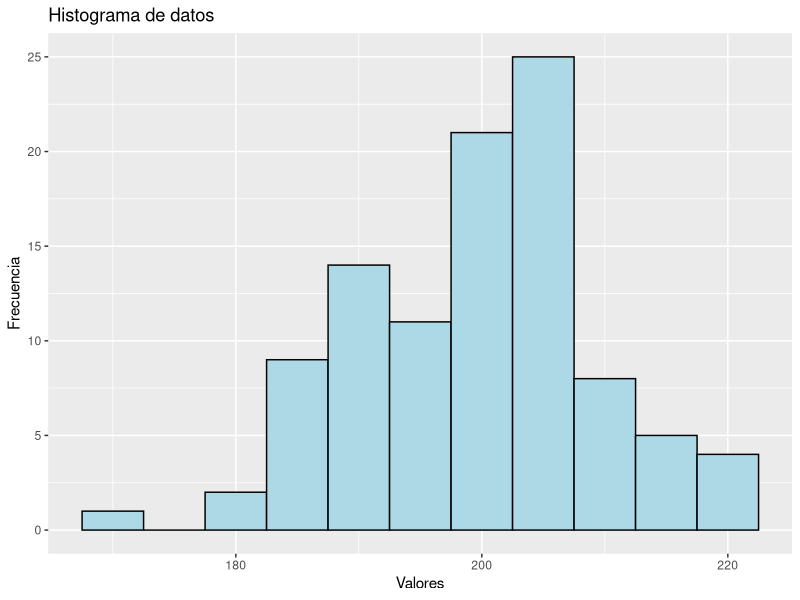
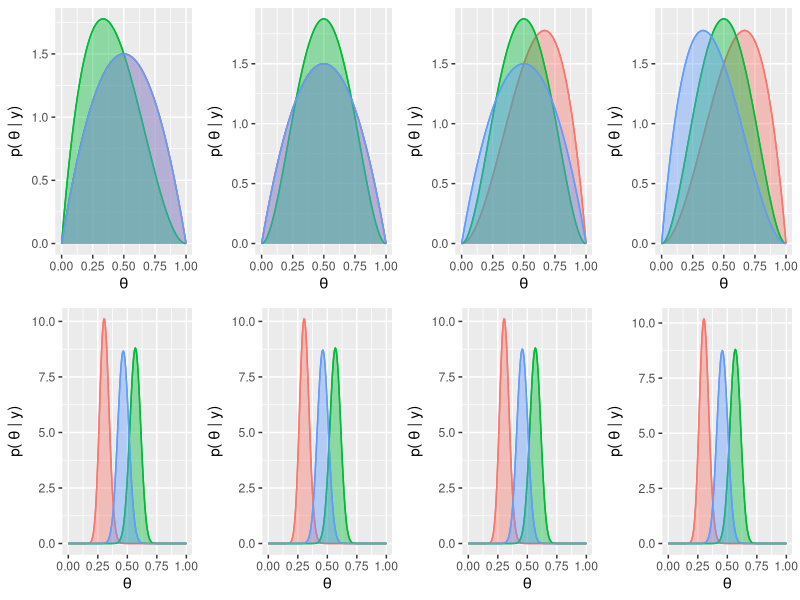
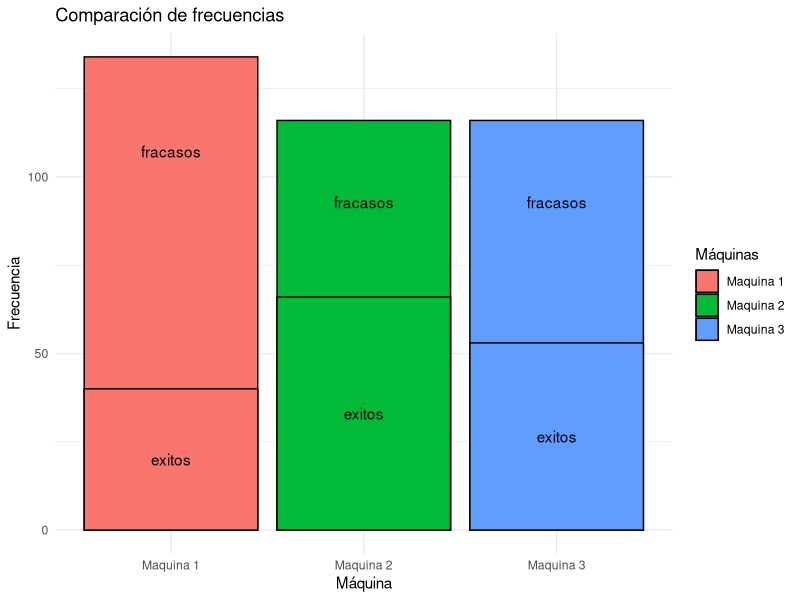
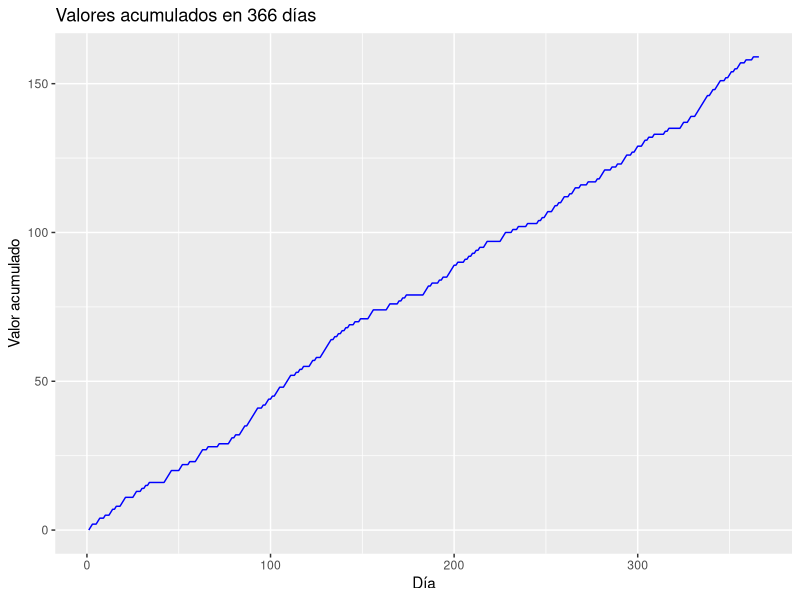
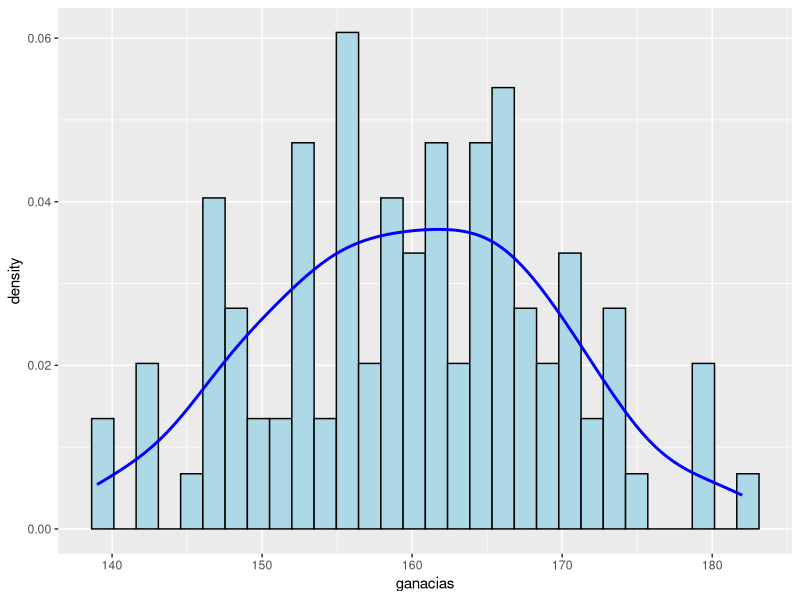
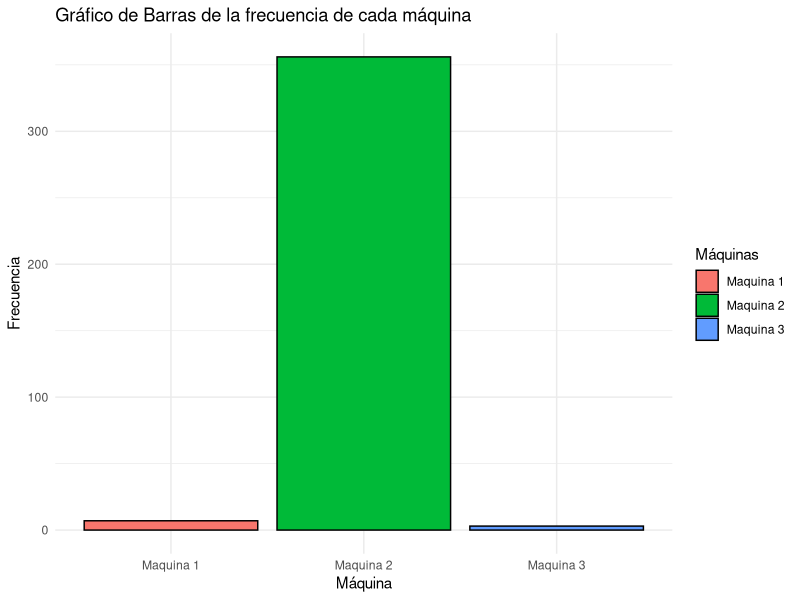
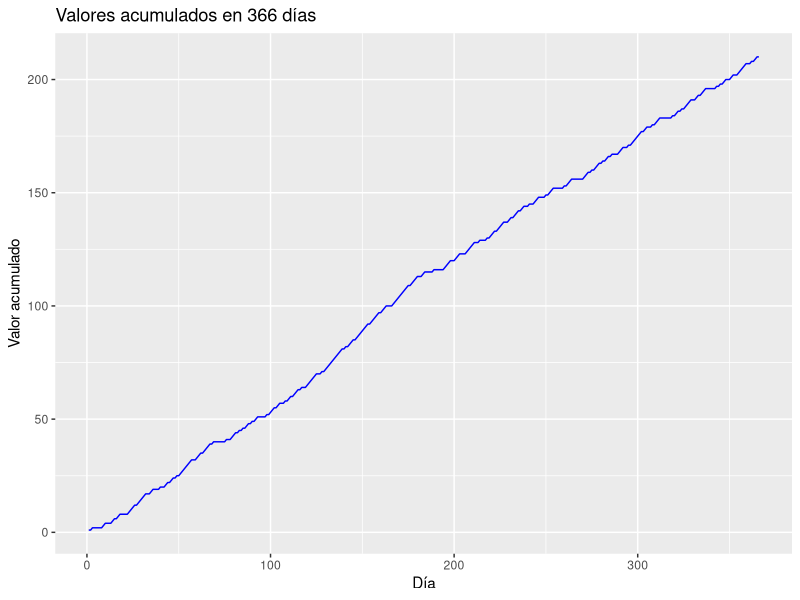
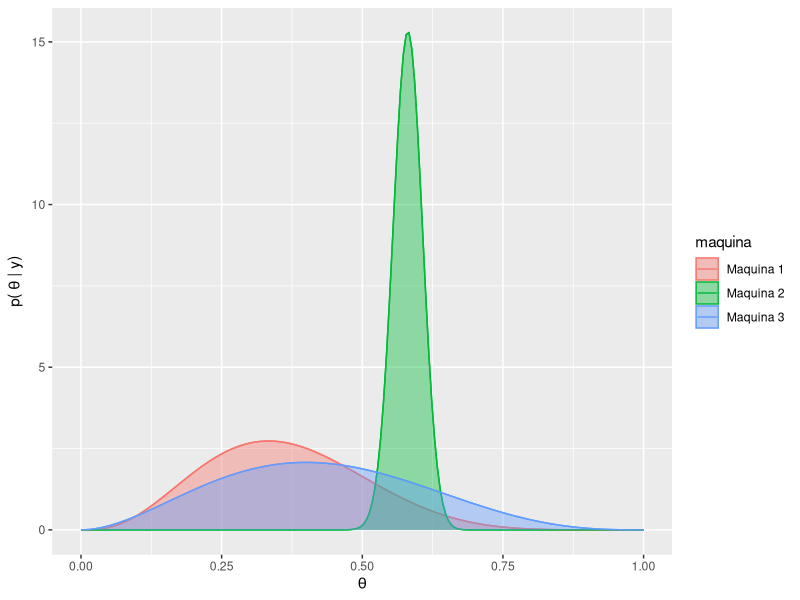

R code for these plots, in order: (Note: this script raises an error after producing the figures.)
library(ggplot2)
library(dplyr)
library(cowplot)
library(gridExtra)
n_simulaciones=100
set.seed(491)
resultados=rbinom(n_simulaciones, 366, 0.55)
datos=data.frame(resultados)
summary(datos) # mejorar


ggplot(data.frame(x = resultados), aes(x)) +
  geom_histogram(binwidth = 5, fill = "lightblue", color = "black") +
  #geom_density(color = "red", size = 1.5) +  # Agrega la línea suavizada
  labs(title = "Histograma de datos",
       x = "Valores",
       y = "Frecuencia")

#en promedio esperamos que gane 200.6 veces o 201


################################################################################
################################################################################
################################################################################

## Estrategia 1: Completamente al azar
####################### 1
al_azar <- function(lista1) {
  alphas <- lista1[[1]]
  betas <- lista1[[2]]
  tethas <- lista1[[3]]
  prior_df <- lista1[[4]]
  x1=seq(0,1,length.out =200)

  sample <- sample(1:length(alphas), 1)
  juego <- rbinom(1, 1, tethas[sample])
  alphas[sample] <- alphas[sample] + juego
  betas[sample] <- betas[sample] + 1 - juego
  
  postirior <- dbeta(x1, alphas[sample],  betas[sample])
  prior_df[, sample] <- postirior
  salida1_list <- list(alphas, betas, tethas, prior_df, sample, juego)
  return(salida1_list)
}

####################### 2
set.seed(491)
alphas<-c(2,2,2)
betas<-c(2,2,2)
tethas=c(0.3,0.55,0.45)

x1=seq(0,1,length.out =200)
prior_df <- data.frame(prior1=dbeta(x1,alphas[1],betas[1]), 
                       prior2=dbeta(x1,alphas[2],betas[2]), 
                       prior3=dbeta(x1,alphas[3],betas[3]))

wins=numeric(366)
cont_exitos= c(0,0,0)
cont_tiradas = c(0, 0, 0)
juego=0
sample=0
entrada1_list = list(alphas, betas, tethas, prior_df, sample, juego)
graf_list=list()

for (i in 1:366) {
  entrada1_list=al_azar(lista1=entrada1_list)
  sample <- entrada1_list[[5]]
  juego <- entrada1_list[[6]]
  cont_exitos[sample] <- cont_exitos[sample] + juego
  cont_tiradas[sample] <- cont_tiradas[sample] + 1
  prior_df <- entrada1_list[[4]]

  if(i==1){
    wins[i]=juego
  }else{
    wins[i]=wins[i-1]+juego
  }
  prior_df_largo <- data.frame(
    theta = x1,
    posterior = rep(c(prior_df$prior1, 
                      prior_df$prior2, 
                      prior_df$prior3), time = 1),
    maquina = rep(c("Maquina 1", "Maquina 2", "Maquina 3"), each = 200)
  )
  graf_list[[i]] <- ggplot(prior_df_largo)+
    aes(x = theta, y = posterior, color = maquina)+
    theme(legend.position = "none")+
    geom_line() +
    geom_area(aes(fill = maquina), alpha = 0.4, position = "identity") +
    labs(x = expression(theta), y = expression("p(" ~ theta ~ "| y)"))
}

grid.arrange(graf_list[[1]],graf_list[[2]],graf_list[[3]],graf_list[[4]],
             graf_list[[363]],graf_list[[364]],graf_list[[365]],graf_list[[366]],
             ncol = 4)


# Crear el gráfico de barras

df <- data.frame(maq = c("Maquina 1", "Maquina 2", "Maquina 3"),
                 freq = cont_tiradas,
                 exitos = cont_exitos,
                 fracasos = cont_tiradas - cont_exitos)
ggplot(df, aes(x = maq, fill = maq)) +
  geom_bar(aes(y = freq ), stat = "identity", color = "black") +
  geom_bar(aes(y = exitos ), stat = "identity", color = "black") +
  geom_text(aes(y = exitos, label = "exitos"), position = position_stack(vjust = 0.5)) +
  geom_text(aes(y = freq, label = "fracasos"), position = position_stack(vjust = 0.8)) +
  labs(title = "Comparación de frecuencias",
       x = "Máquina",
       y = "Frecuencia") +
  theme_minimal() +
  guides(fill = guide_legend(title = "Máquinas"))


df <- data.frame(dias = 1:366, wins=wins)
# Crear el gráfico evolucion ganancia
ggplot(df, aes(x = dias, y = wins)) +
  geom_line(color = "blue")+
  labs(title = "Valores acumulados en 366 días",
       x = "Día",
       y = "Valor acumulado")


######################## 3 1000 de 365 dias
wins1_anio = numeric(n_simulaciones)

for (anio in 1:n_simulaciones) {
  alphas<-c(2,2,2)
  betas<-c(2,2,2)
  tethas=c(0.3,0.55,0.45)
  x1=seq(0,1,length.out =200)
  prior_df <- data.frame(prior1=dbeta(x1,alphas[1],betas[1]), 
                         prior2=dbeta(x1,alphas[2],betas[2]), 
                         prior3=dbeta(x1,alphas[3],betas[3]))
  wins=numeric(366)
  cont_exitos= c(0,0,0)
  cont_tiradas = c(0, 0, 0)
  juego=0
  sample=0
  entrada1_list = list(alphas, betas, tethas, prior_df, sample, juego)
  graf_list=list()
  
  for (i in 1:366) {
    entrada1_list=al_azar(lista1=entrada1_list)
    sample <- entrada1_list[[5]]
    juego <- entrada1_list[[6]]
    cont_exitos[sample] <- cont_exitos[sample] + juego
    cont_tiradas[sample] <- cont_tiradas[sample] + 1
    prior_df <- entrada1_list[[4]]
    
    if(i==1){
      wins[i]=juego
    }else{
      wins[i]=wins[i-1]+juego
    }
  }
  wins1_anio[anio] <- wins[366]
}

ganacias_df <- data.frame(anios=1:n_simulaciones, ganacias=wins1_anio)
ggplot(ganacias_df) +
  aes(x = ganacias) +
  geom_histogram(aes(y = ..density..), color = "black", fill = "lightblue", bins = 30) +
  geom_density(color = "blue", size = 1)

#4 no es bayesiano, es al azar perreque

################################################################################
################################################################################
################################################################################

## Estrategia 2: Greedy con tasa obs


###### 1 Fijamos la semilla
set.seed(412)
greedy_tasa_obs<-function(lista2){
  fl_calentamiento <- lista2[[5]]
  t <- lista2[[2]]
  tethas <- lista2[[1]]
  if (fl_calentamiento){
    sample <- sample(1:3, 1)
  }
  else{
    #Recomendo Nacho: sample <- order(t, decreasing = TRUE)[1] 
    sample <-  case_when(
      # t[1] > t[2] & t[1] > t[3] ~ as.numeric(1),
      # t[2] > t[1] & t[2] > t[3] ~  as.numeric(2),
      # t[3] > t[1] & t[3] > t[2] ~  as.numeric(3),
      t[1] == t[2] & t[1] == t[3] ~ as.numeric(sample(1:3, 1)),
      t[1] == t[2] & t[1] > t[3] ~ as.numeric(sample(1:2, 1)),
      t[1] == t[3] & t[1] > t[2] ~ as.numeric(sample(c(1, 3), 1)),
      t[2] == t[3] & t[2] > t[1] ~ as.numeric(sample(2:3, 1)),
      .default = order(t, decreasing = TRUE)[1]
    )
  }
  juego <- rbinom(1, 1, tethas[sample])
  lista2_salida<-list(tethas, t, juego, sample, fl_calentamineto)
  return(lista2_salida)
}

# Defino variables necesarias
tethas=c(0.3,0.55,0.45)
t = c(0.5,0.5,0.5)
cont_exitos= c(0,0,0)
cont_tiradas = c(0, 0, 0)
juego=0
sample=0
fl_calentamineto=TRUE
wins=numeric(366)
lista2_entrada=list(tethas, t, juego, sample, fl_calentamineto)

for(i in 1:366){
  fl_calentamineto <- ifelse(i>10, FALSE, TRUE )

  lista2_entrada <- greedy_tasa_obs(lista2 = lista2_entrada)
  juego <- lista2_entrada[[3]]
  sample <- lista2_entrada[[4]]
  cont_exitos[sample] <- cont_exitos[sample] + juego
  cont_tiradas[sample] <- cont_tiradas[sample] + 1
  lista2_entrada[[2]][sample] <- cont_exitos[sample] / cont_tiradas[sample]
  if(i==1){
    wins[i]=juego
  }else{
    wins[i]=wins[i-1]+juego
  }
}


# Graficos
df <- data.frame(cont = c("Maquina 1", "Maquina 2", "Maquina 3"),
                 freq = cont_tiradas)

ggplot(df, aes(x = cont, y = freq, fill = cont)) +
  geom_bar(stat = "identity", color = "black") +
  labs(title = "Gráfico de Barras de la frecuencia de cada máquina",
       x = "Máquina",
       y = "Frecuencia") +
  theme_minimal() + 
  guides(fill = guide_legend(title = "Máquinas"))


df <- data.frame(dias = 1:366, wins=wins)
# Crear el gráfico de barras
ggplot(df, aes(x = dias, y = wins)) +
  geom_line(color = "blue")+
  labs(title = "Valores acumulados en 366 días",
       x = "Día",
       y = "Valor acumulado")


# Crear el gráfico de postiriors
x1=seq(0,1,length.out =200)
posterior1=dbeta(x1,2+cont_exitos[1],2+cont_tiradas[1]-cont_exitos[1])
posterior2=dbeta(x1,2+cont_exitos[2],2+cont_tiradas[2]-cont_exitos[2])
posterior3=dbeta(x1,2+cont_exitos[3],2+cont_tiradas[3]-cont_exitos[3])

df <- data.frame(
  theta = x1,
  posterior = rep(c(posterior1,posterior2, posterior3), time = 1),
  maquina = rep(c("Maquina 1", "Maquina 2", "Maquina 3"), each = length(x1))
)

ggplot(df)+
  aes(x = theta, y = posterior, color = maquina)+
  theme(legend.position = "right")+
  geom_line() +
  geom_area(aes(fill = maquina), alpha = 0.4, position = "identity") +
  labs(x = expression(theta), y = expression("p(" ~ theta ~ "| y)"))


######################## 3 1000 de 365 dias

wins2_anio = numeric(n_simulaciones)

for (anio in 1:n_simulaciones) {
  # Definimos parametros
  tethas=c(0.3,0.55,0.45)
  t = c(0.5,0.5,0.5)
  cont_exitos= c(0,0,0)
  cont_tiradas = c(0, 0, 0)
  juego=0
  sample=0
  fl_calentamineto=TRUE
  wins=numeric(366)
  lista2_entrada=list(tethas, t, juego, sample, fl_calentamineto)
  #Simulamos anio
  for(i in 1:366){
    fl_calentamineto <- ifelse(i>10, FALSE, TRUE )
    
    lista2_entrada <- greedy_tasa_obs(lista2 = lista2_entrada)
    juego <- lista2_entrada[[3]]
    sample <- lista2_entrada[[4]]
    cont_exitos[sample] <- cont_exitos[sample] + juego
    cont_tiradas[sample] <- cont_tiradas[sample] + 1
    lista2_entrada[[2]][sample] <- cont_exitos[sample] / cont_tiradas[sample]
    if(i==1){
      wins[i]=juego
    }else{
      wins[i]=wins[i-1]+juego
    }
  }
  wins2_anio[anio] <- wins[366]
}

ganacias_df <- data.frame(anios=1:n_simulaciones, ganacias=wins2_anio)
ggplot(ganacias_df) +
  aes(x = ganacias) +
  geom_histogram(aes(y = ..density..), color = "black", fill = "lightblue", bins = 30) +
  geom_density(color = "blue", size = 1)
#Se ve bine la suma de 3 normales de 3 maquinas, esta bueno

#4 creo que es un metodo frecuentista porque juega nu par de veces y decide


################################################################################
################################################################################
################################################################################

# Estrategia 3: Greedy con probabilidad a posteriorir
# entiendo que elige la que tenga mejor esperanza hasta el momento

set.seed(412)
greedy_prob_posterior<-function(lista3){
  tethas <- lista3[[1]]
  alphas <- lista3[[2]]
  betas <- lista3[[3]]
  
  esperanzas = c(alphas[1]/(alphas[1]+betas[1]),
                alphas[2]/(alphas[2]+betas[2]),
                alphas[3]/(alphas[3]+betas[3]))
  #print(esperanzas)
  sample <-  case_when(
    esperanzas[1] == esperanzas[2] & esperanzas[1] == esperanzas[3] ~ as.numeric(sample(1:3, 1)),
    esperanzas[1] == esperanzas[2] & esperanzas[1] > esperanzas[3] ~ as.numeric(sample(1:2, 1)),
    esperanzas[1] == esperanzas[3] & esperanzas[1] > esperanzas[2] ~ as.numeric(sample(c(1, 3), 1)),
    esperanzas[2] == esperanzas[3] & esperanzas[2] > esperanzas[1] ~ as.numeric(sample(2:3, 1)),
    .default = order(esperanzas, decreasing = TRUE)[1]
  )
  juego <- rbinom(1, 1, tethas[sample])
  alphas[sample] <- alphas[sample] + juego
  betas[sample] <- betas[sample] + 1 - juego
  
  lista3_salida<-list(tethas, alphas, betas, juego, sample)
  return(lista3_salida)
}

# Defino variables necesarias
tethas=c(0.3,0.55,0.45)
alphas<-c(2,2,2)
betas<-c(2,2,2)
juego=0
sample=0
cont_exitos= c(0,0,0) 
cont_tiradas = c(0, 0, 0)

wins=numeric(366)
lista3_entrada=list(tethas, alphas, betas, juego, sample)

for(i in 1:366){
  lista3_entrada <- greedy_prob_posterior(lista3 = lista3_entrada)
  juego <- lista3_entrada[[4]]
  alphas <- lista3_entrada[[2]]
  betas <- lista3_entrada[[3]]
  sample <- lista3_entrada[[5]]
  cont_exitos[sample] = cont_exitos[sample] + juego 
  cont_tiradas[sample] = cont_tiradas[sample] + 1
  if(i==1){
    wins[i]=juego
  }else{
    wins[i]=wins[i-1]+juego
  }
}


# Crear el gráfico de barras

df <- data.frame(maq = c("Maquina 1", "Maquina 2", "Maquina 3"),
                 freq = cont_tiradas)
ggplot(df, aes(x = maq, y = freq, fill = maq)) +
  geom_bar(stat = "identity", color = "black") +
  labs(title = "Comparación de frecuencias",
       x = "Máquina",
       y = "Frecuencia") +
  theme_minimal() +
  guides(fill = guide_legend(title = "Máquinas"))


df <- data.frame(dias = 1:366, wins=wins)
# Crear el gráfico evolucion ganancia
ggplot(df, aes(x = dias, y = wins)) +
  geom_line(color = "blue")+
  labs(title = "Valores acumulados en 366 días",
       x = "Día",
       y = "Valor acumulado")



# Crear el gráfico de postiriors
x1=seq(0,1,length.out =200)
posterior1=dbeta(x1,alphas[1],betas[1])
posterior2=dbeta(x1,alphas[2],betas[2])
posterior3=dbeta(x1,alphas[3],betas[3])
df <- data.frame(
  theta = x1,
  posterior = c(posterior1, posterior2, posterior3),
  maquina = rep(c("Maquina 1", "Maquina 2", "Maquina 3"), each = length(x1))
)

ggplot(df)+
  aes(x = theta, y = posterior, color = maquina)+
  theme(legend.position = "right")+
  geom_line() +
  geom_area(aes(fill = maquina), alpha = 0.4, position = "identity") +
  labs(x = expression(theta), y = expression("p(" ~ theta ~ "| y)"))

######################## 3 1000 de 365 dias
wins3_anio=numeric(n_simulaciones)
for (anio in 1:n_simulaciones) {
  # Defino variables necesarias
  tethas=c(0.3,0.55,0.45)
  alphas<-c(2,2,2)
  betas<-c(2,2,2)
  juego=0
  sample=0
  cont_exitos= c(0,0,0) 
  cont_tiradas = c(0, 0, 0)
  
  wins=numeric(366)
  lista3_entrada=list(tethas, alphas, betas, juego, sample)
  
  for(i in 1:366){
    lista3_entrada <- greedy_prob_posterior(lista3 = lista3_entrada)
    juego <- lista3_entrada[[4]]
    alphas <- lista3_entrada[[2]]
    betas <- lista3_entrada[[3]]
    sample <- lista3_entrada[[5]]
    cont_exitos[sample] = cont_exitos[sample] + juego 
    cont_tiradas[sample] = cont_tiradas[sample] + 1
    if(i==1){
      wins[i]=juego
    }else{
      wins[i]=wins[i-1]+juego
    }
  }
  wins3_anio[anio]<-wins[366]
}

ganancia_df <- data.frame(wins = wins3_anio)
ggplot(ganancia_df) +
  aes(x = wins) +
  geom_histogram(aes(y = ..density..), color = "black", fill = "lightblue", bins = 30) +
  geom_density(color = "blue", size = 1)

mean(wins3_anio)
mean(wins2_anio)
mean(wins_anio)

##4 me parece un metodo bayesiano porque usa las 

################################################################################
################################################################################
################################################################################
# Estrategia 4: e-greedy con tasa obs

set.seed(412)
e_greedy_tasa_obs<-function(lista4){
  e<-lista4[[3]]
  explote<-runif(1)
  lista4[[6]] = 0
  lista4[[7]] = 0
  if(explote<=1-e){#Elige el mejor
    lista4[[7]] = 1 # exploto
    sample <-  case_when(
      t[1] == t[2] & t[1] == t[3] ~ as.numeric(sample(1:3, 1)),
      t[1] == t[2] & t[1] > t[3] ~ as.numeric(sample(1:2, 1)),
      t[1] == t[3] & t[1] > t[2] ~ as.numeric(sample(c(1, 3), 1)),
      t[2] == t[3] & t[2] > t[1] ~ as.numeric(sample(2:3, 1)),
      .default = order(t, decreasing = TRUE)[1]
    )
  }else{#Elige aleatoriamente 
    lista4[[6]] = 1 # exploro
    sample <-  as.numeric(sample(1:3, 1))
  }

  juego <- rbinom(1, 1, tethas[sample])
  lista4_salida<-list(tethas, t, e, juego, sample, lista4[[6]], lista4[[7]])
  return(lista4_salida)
}

############# e = 0.2 ######################
e=0.2
# Defino variables necesarias
tethas=c(0.3,0.55,0.45)
t = c(0.5,0.5,0.5)
cont_exitos= c(0,0,0) 
cont_tiradas = c(0, 0, 0)
juego=0
sample=0
exploro=0
exploto=0
wins=numeric(366)
lista4_entrada=list(tethas, t, e, juego, sample, exploro, exploto)

for(i in 1:366){
  lista4_entrada <- e_greedy_tasa_obs(lista4 = lista4_entrada)
  juego <- lista4_entrada[[4]]
  sample <- lista4_entrada[[5]]
  exploro <- exploro + lista4_entrada[[6]]
  exploto <- exploto + lista4_entrada[[7]]
  cont_exitos[sample] <- cont_exitos[sample] + juego
  cont_tiradas[sample] <- cont_tiradas[sample] + 1
  lista4_entrada[[2]][sample] <- cont_exitos[sample] / cont_tiradas[sample]
  if(i==1){
    wins[i]=juego
  }else{
    wins[i]=wins[i-1]+juego
  }
}

# Graficos
df <- data.frame(cont = c("Maquina 1", "Maquina 2", "Maquina 3"),
                 freq = cont_tiradas)

ggplot(df, aes(x = cont, y = freq, fill = cont)) +
  geom_bar(stat = "identity", color = "black") +
  labs(title = "Gráfico de Barras de la frecuencia de cada máquina",
       x = "Máquina",
       y = "Frecuencia") +
  theme_minimal() + 
  guides(fill = guide_legend(title = "Máquinas"))


df <- data.frame(dias = 1:366, wins=wins)
# Crear el gráfico de barras
ggplot(df, aes(x = dias, y = wins)) +
  geom_line(color = "blue")+
  labs(title = "Valores acumulados en 366 días",
       x = "Día",
       y = "Valor acumulado")

# Crear el gráfico de postiriors
x1=seq(0,1,length.out =200)
posterior1=dbeta(x1,2+cont_exitos[1],2+cont_tiradas[1]-cont_exitos[1])
posterior2=dbeta(x1,2+cont_exitos[2],2+cont_tiradas[2]-cont_exitos[2])
posterior3=dbeta(x1,2+cont_exitos[3],2+cont_tiradas[3]-cont_exitos[3])

df <- data.frame(
  theta = x1,
  posterior = rep(c(posterior1,posterior2, posterior3), time = 1),
  maquina = rep(c("Maquina 1", "Maquina 2", "Maquina 3"), each = length(x1))
)

ggplot(df)+
  aes(x = theta, y = posterior, color = maquina)+
  theme(legend.position = "right")+
  geom_line() +
  geom_area(aes(fill = maquina), alpha = 0.4, position = "identity") +
  labs(x = expression(theta), y = expression("p(" ~ theta ~ "| y)"))

######################## 3 1000 de 365 dias
wins4_anio=numeric(n_simulaciones)
for (anio in 1:n_simulaciones) {
  # Defino variables necesarias
  tethas=c(0.3,0.55,0.45)
  t = c(0.5,0.5,0.5)
  cont_exitos= c(0,0,0) 
  cont_tiradas = c(0, 0, 0)
  juego=0
  sample=0
  exploro=0
  exploto=0
  
  wins=numeric(366)
  lista4_entrada=list(tethas, t, e, juego, sample, exploro, exploto)
  
  for(i in 1:366){
    lista4_entrada <- e_greedy_tasa_obs(lista4 = lista4_entrada)
    juego <- lista4_entrada[[4]]
    sample <- lista4_entrada[[5]]
    exploro <- exploro + lista4_entrada[[6]]
    exploto <- exploto + lista4_entrada[[7]]
    cont_exitos[sample] <- cont_exitos[sample] + juego
    cont_tiradas[sample] <- cont_tiradas[sample] + 1
    lista4_entrada[[2]][sample] <- cont_exitos[sample] / cont_tiradas[sample]
    if(i==1){
      wins[i]=juego
    }else{
      wins[i]=wins[i-1]+juego
    }
  }
  wins4_anio[anio]<-wins[366]
}

ganancia_df <- data.frame(wins = wins4_anio)
ggplot(ganancia_df) +
  aes(x = wins) +
  geom_histogram(aes(y = ..density..), color = "black", fill = "lightblue", bins = 30) +
  geom_density(color = "blue", size = 1)


###### 3 e distintos
graf_list <- list()
j=1
for (e in c(0.1, 0.2, 0.3)){
  wins4_anio=numeric(n_simulaciones)
  for (anio in 1:n_simulaciones) {
    # Defino variables necesarias
    tethas=c(0.3,0.55,0.45)
    t = c(0.5,0.5,0.5)
    cont_exitos= c(0,0,0) 
    cont_tiradas = c(0, 0, 0)
    juego=0
    sample=0
    exploro=0
    exploto=0
    
    wins=numeric(366)
    lista4_entrada=list(tethas, t, e, juego, sample, exploro, exploto)
    
    for(i in 1:366){
      lista4_entrada <- e_greedy_tasa_obs(lista4 = lista4_entrada)
      juego <- lista4_entrada[[4]]
      sample <- lista4_entrada[[5]]
      exploro <- exploro + lista4_entrada[[6]]
      exploto <- exploto + lista4_entrada[[7]]
      cont_exitos[sample] <- cont_exitos[sample] + juego
      cont_tiradas[sample] <- cont_tiradas[sample] + 1
      lista4_entrada[[2]][sample] <- cont_exitos[sample] / cont_tiradas[sample]
      if(i==1){
        wins[i]=juego
      }else{
        wins[i]=wins[i-1]+juego
      }
    }
    wins4_anio[anio]<-wins[366]
  }
  
  ganancia_df <- data.frame(wins = wins4_anio)
  graf_list[[j]] <-ggplot(ganancia_df) + #Reemplazar por boxplots
        aes(x = wins) +
        geom_histogram(aes(y = ..density..), color = "black", fill = "lightblue", bins = 30) +
        geom_density(color = "blue", size = 1)
  j=j+1
}

grid.arrange(graf_list[[1]],
             graf_list[[2]],
             graf_list[[3]],
             ncol=1)

#4 es bayesiano?

################################################################################
################################################################################
################################################################################
# Estrategia 5: soft max


################################################################################
################################################################################
################################################################################
# Estrategia 6: upper bound


################################################################################
################################################################################
################################################################################
# Estrategia 7: thompson sampling
